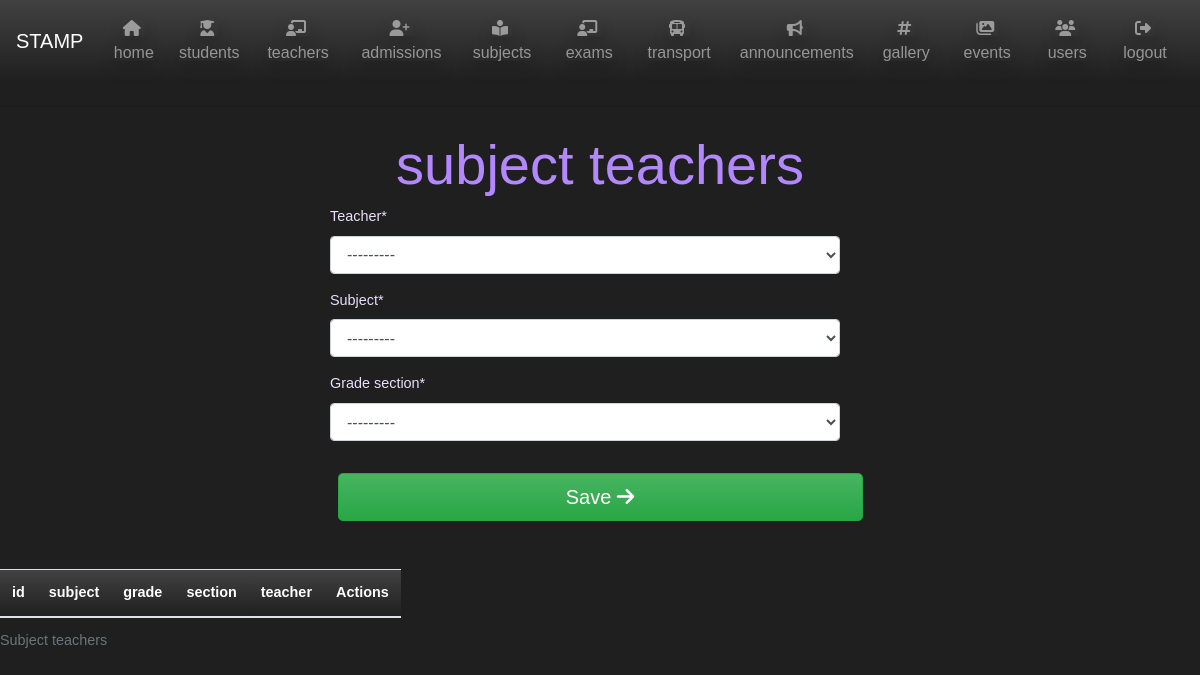
The app's page /add-subject-teacher (signed in), older data.
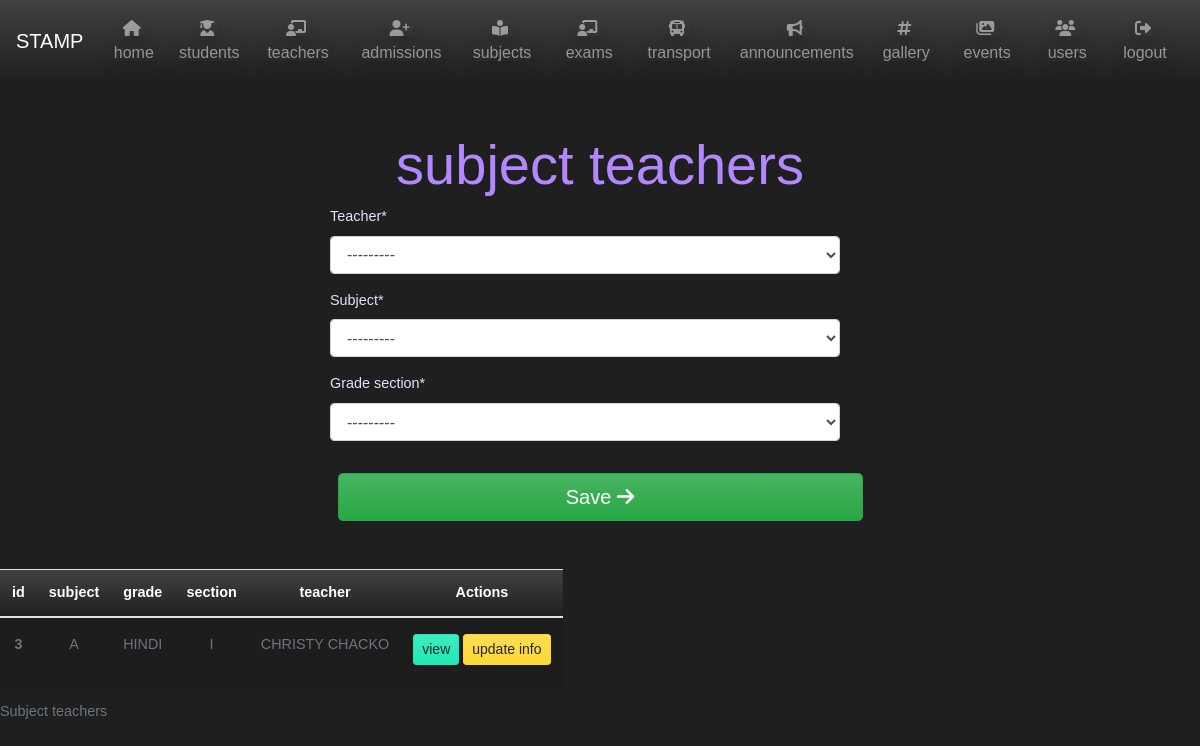
The same page, newer data.
### teacher/models.py (models this page shows, shortened)
class teacher_subject_grade_section(models.Model):
    teacher = models.ForeignKey(teacher_details, on_delete=models.DO_NOTHING)
    subject = models.ForeignKey(subject_master, on_delete=models.DO_NOTHING)
    grade_section = models.ForeignKey(grade_section_master, on_delete=models.DO_NOTHING)
    def __str__(self):
        return f'{self.teacher} teaches {self.subject} for {self.grade_section}'

class teacher_details(models.Model):
    GENDER = (
        ('M', 'MALE'),
        ('F', 'FEMALE'),
        ('O', 'OTHER')
    )
    first_name = models.CharField(max_length=25)
    last_name = models.CharField(max_length=25)
    emp_code = models.CharField(max_length=10, unique=True)
    mobile = models.CharField(max_length=10)
    email = models.EmailField(unique=True)
    date_of_joining = models.DateField(null = True)
    gender = models.CharField(max_length=2, choices=GENDER)
    adress = models.CharField(max_length=25)
    adress2 = models.CharField(max_length=25)
    city = models.CharField(max_length=25)
    state = models.CharField(max_length=25, default='New Delhi')
    pincode = models.CharField(max_length=8)
    user_name = models.ForeignKey(User, on_delete = models.DO_NOTHING, null=True)
    def __str__(self):
        return f'{self.first_name} {self.last_name}'

### lead/models.py (models this page shows)
class grade_section_master(models.Model):
    grade = models.ForeignKey(grade_master, on_delete=models.DO_NOTHING)
    section = models.ForeignKey(section_master, on_delete=models.DO_NOTHING)
    def __str__(self):
        return f"{self.grade} {self.section}"

class section_master(models.Model):
    section_name = models.CharField(max_length=1)
    def __str__(self):
        return self.section_name

class subject_master(models.Model):
    subject_name = models.CharField(max_length=65)
    def __str__(self):
        return f'{self.subject_name}'

class grade_master(models.Model):
    grade_name = models.CharField(max_length=4)
    def __str__(self):
        return self.grade_name

### lead/views.py (the view)
# urls.py: path('add-subject-teacher', views.subject_teachers, name='add-subject-teacher'),
@login_required
def subject_teachers(request):
    subject_teachers = teacher_subject_grade_section.objects.all()
    print(subject_teachers)
    if request.method == 'POST':
        form = subjectTeachersForm(request.POST)
        if form.is_valid():
            form.save()
            subject = form.cleaned_data.get('subject')
            teacher = form.cleaned_data.get('teacher')
            grade = form.cleaned_data.get('grade_section')
            messages.success(
                request, f'{teacher} set as  {subject} teacher for {grade}')
            return redirect('add-subject-teacher')
    else:
        form = subjectTeachersForm()
    return render(request, 'lead/subject-teachers.html', {
        'form': form,
        'title': 'subject teachers',
        'subject_teachers': subject_teachers
    })

### teacher/forms.py
class subjectTeachersForm(ModelForm):
    class Meta:
        model = teacher_subject_grade_section
        fields = '__all__'

### lead/templates/lead/subject-teachers.html (shortened to what this page needs)
{% extends "lead/home.html" %} {% load crispy_forms_tags %} {% block content %}
<section>
    <h1 class="text-center text-secondary display-4 form-heading">{{ title }}</h1>
    <div class="container mb-5" id='usercreation'>
        <form method="POST">
            <div class="container row">
                <fieldset class="form-group col-md-6 offset-md-3">
                    {{ form|crispy }}
                </fieldset>
            </div>
            <div class="form-group col-md-6 offset-md-3">
                <button class="btn btn-lg text-white btn-block btn-success" type="submit">
                    Save
                    <i class="fas fa-arrow-right"></i>
                </button>
            </div>
        </form>
    </div>
</section>
<section>
    <table class="table table-responsive table-striped">
        <caption>Subject teachers</caption>
        <thead class="text-center bg-gradient-primary text-white">
            <tr>
                <th scope="col">id</th>
                <th scope="col">subject</th>
                <th scope="col">grade </th>
                <th scope="col">section</th>
                <th scope="col">teacher</th>
                <th scope="col">Actions</th>
            </tr>
        </thead>
        <tbody class="text-center text-lowercase text-justify text-muted">
            {% for teacher in subject_teachers%}
            <tr>
                <th class="py-3 " scope="row">{{teacher.id}} </th>
                <td class="py-3 text-uppercase">{{ teacher.grade_section.section }}</td>
                <td class="py-3 text-uppercase">{{ teacher.subject }}</td>
                <td class="py-3 text-uppercase">{{ teacher.grade_section.grade }}</td>
                <td class="py-3 text-uppercase">{{ teacher.teacher}} </td>
                <td class="py-3">
                    <a href="" class="btn btn-sm btn-info mb-2">View</a>
                    <a href="#" class="btn btn-sm btn-warning mb-2">Update info </a>
                </td>
            </tr>
            {% endfor %}
        </tbody>
</section>
{% endblock content %}

Row changes from the older to the newer data that the page shows:
added teacher_subject_grade_section: id "3", grade_section.section "A", subject "HINDI", grade_section.grade "I", teacher "CHRISTY CHACKO"
